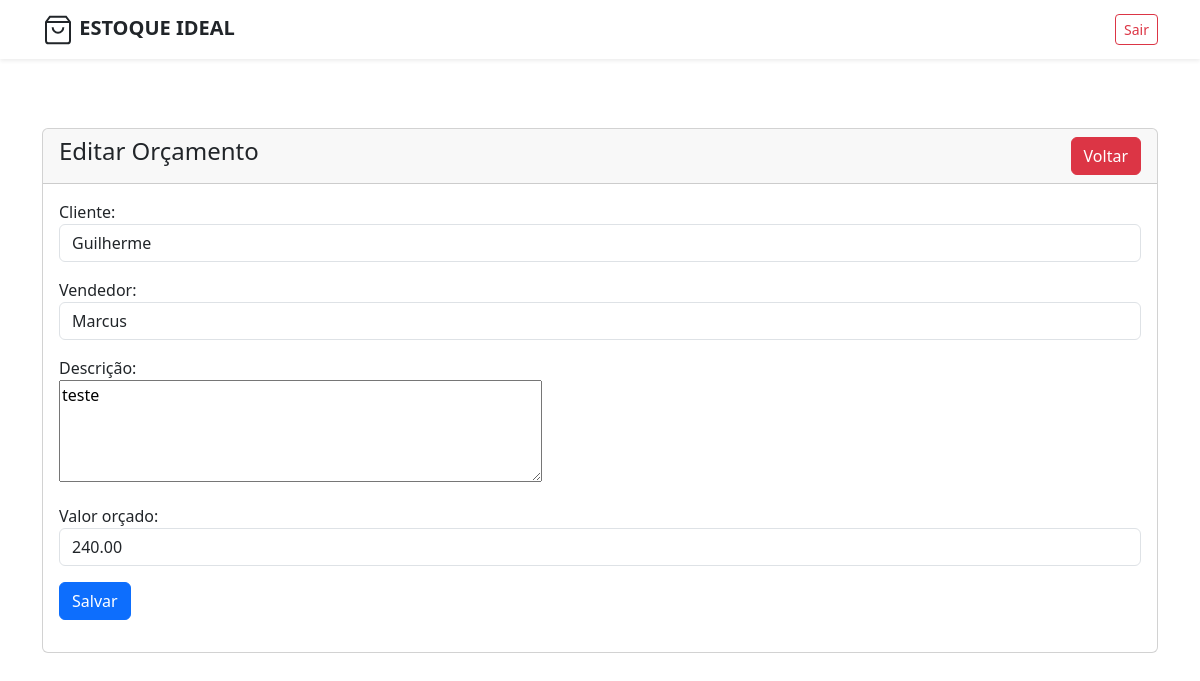
The app's page /pages/editarOrcamento.php?id=20 (signed in), older data.
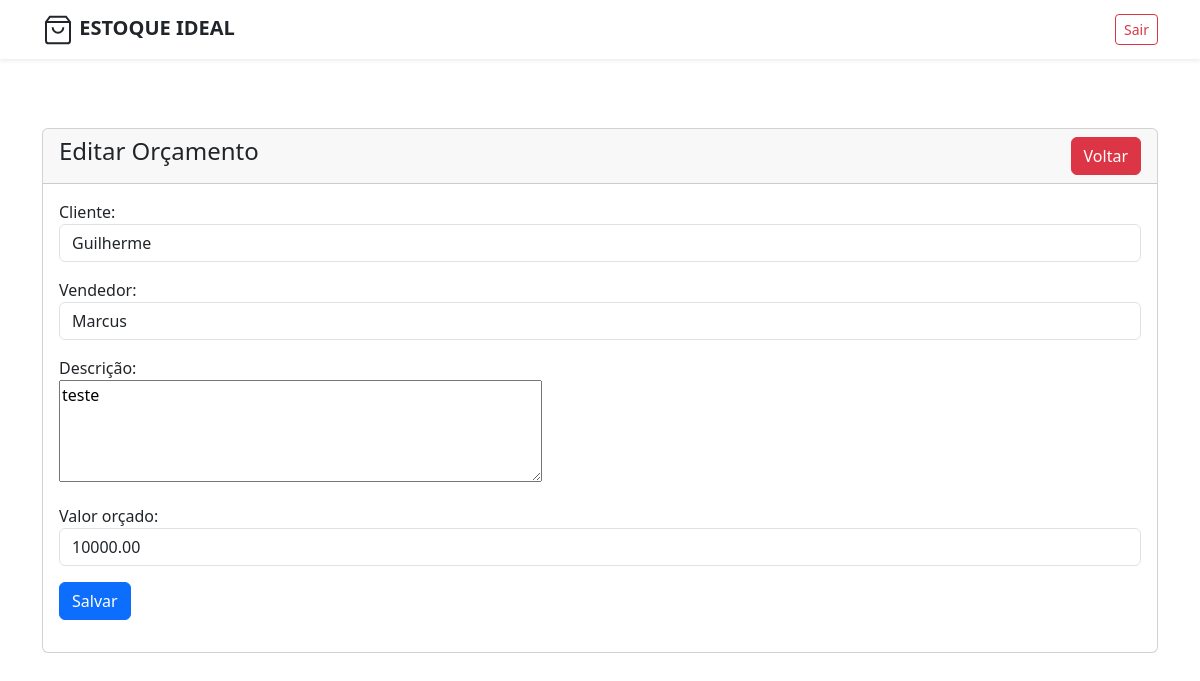
The same page, newer data.
### tables this page shows
CREATE TABLE `orcamento_estoque` (
  `id` int(11) NOT NULL,
  `idcliente` int(11) NOT NULL,
  `cliente` varchar(100) NOT NULL,
  `doc_cliente` varchar(20) DEFAULT NULL,
  `dta_hora_orcamento` datetime NOT NULL,
  `vendedor` varchar(100) NOT NULL,
  `descricao` varchar(255) NOT NULL,
  `valor_orcado` decimal(18,2) NOT NULL,
  `id_item` int(11) NOT NULL,
  `nome_item` varchar(255) NOT NULL,
  `quantidade` int(11) NOT NULL,
  `status` varchar(20) DEFAULT 'Pendente'
);

### crud/pesquisa_orcamentos.php (called while the page is built, shortened)
<?php
class pesquisa
{
    function buscaOrcamentosPorID($conn, $ID)
    {
        $lista = array();
        $sql = "SELECT * FROM orcamento_estoque WHERE id ='$ID'";
        $resultado = mysqli_query($conn, $sql);
        while ($row = mysqli_fetch_assoc($resultado)) {
            array_push($lista, $row);
        }
        return $lista;
    }
}

### pages/editarOrcamento.php (the view, shortened to what this page needs)
<?php
include('crud/pesquisa_orcamentos.php');
include('crud/orcamentoCRUD.php');
?>
<!doctype html>
<html lang="pt-br">
<head>
    <link href="https://cdn.jsdelivr.net/npm/bootstrap@5.3.5/dist/css/bootstrap.min.css" rel="stylesheet">
</head>
<body>
    <?php include('assets/navbar/navbar.php');  ?>
    <div class="container mt-5">
        <div class="row">
            <div class="col-md-12">
                <div class="card">
                    <div class="card-header">
                        <h4>Editar Orçamento
                            <a href="index.php" class="btn btn-danger float-end">Voltar</a>
                        </h4>
                    </div>
                    <div class="card-body">
                        <?php
                        if (isset($_GET['id'])) {
                            $orcamento_id = $_GET['id'];
                            $PesquisaOrcamento = new pesquisa();
                            $pesquisaComID = $PesquisaOrcamento->buscaOrcamentosPorID($conn, $orcamento_id);
                            foreach($pesquisaComID as $rowOrcamentoPorID):
                        ?>
                            <form action="crud/orcamentoCRUD.php" method="POST">
                                <div class="mb-3">
                                    <label for="cliente">Cliente: </label>
                                    <input type="text" name="cliente" class="form-control" value="<?=$rowOrcamentoPorID['cliente']?>" required>
                                </div>
                                <div class="mb-3">
                                    <label for="vendedor"> Vendedor: </label>
                                    <input type="text" name="vendedor" class="form-control"value="<?=$rowOrcamentoPorID['vendedor']?>" required>
                                </div>
                                <div class="mb-3">
                                    <label for="descricao"> Descrição:</label>
                                    <div>
                                        <textarea name="descricao" id="" maxlength="255" rows="4" cols="50" required><?=$rowOrcamentoPorID['descricao']?></textarea>
                                    </div>
                                </div>
                                <div class="mb-3">
                                    <label for="valor"> Valor orçado:</label>
                                    <input type="text" id="valor" name="valor" class="form-control" value="<?=$rowOrcamentoPorID['valor_orcado']?>" required>
                                </div>
                                <div class="mb-3">
                                    <button type="submit" name="editar_orcamento" class="btn btn-primary"> Salvar </button>
                                </div>
                            </form>
                        <?php
                        endforeach;
                        } else {
                            echo "<h5>Orçamento não encontrado</h5>";
                        }
                        ?>
                    </div>
                </div>
            </div>
        </div>
    </div>
</body>
</html>

Row changes from the older to the newer data that the page shows:
changed orcamento_estoque "Guilherme": valor "240.00" → "10000.00"
